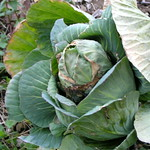
#> input picture cabbage/10023275.jpg, 150 x 150 px; its folder holds 4 pictures in this run
$ jupyter execute --allow-errors Untitled.ipynb
#> lines starting #> are read from the running program, lines starting #| are printed output that depends on the picture
[cell 1]
from PIL import Image
import numpy as np
import os, glob
import sklearn.model_selection as cross_validation

classes = ["cabbage", "chinesecabbage", "lettuce"]
num_classes = len(classes)
image_size = 50

# 画像の読み込み
X = []
Y = []
for index, classlabel in enumerate(classes):
    photos_dir = "./" + classlabel
    files = glob.glob(photos_dir + "/*.jpg")
    for i, file in enumerate(files):
        if i >= 64: break
        image = Image.open(file)
#> image is the input picture: PIL image 150x150 RGB; mean R, G, B 110.2, 132.5, 104.9
        image = image.convert("RGB")
        image = image.resize((image_size, image_size))
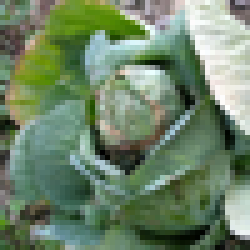
#> image: PIL image 50x50 RGB (shown 5 times larger); mean R, G, B 110.2, 132.4, 104.9
        data = np.asarray(image)
        X.append(data)
        Y.append(index)

X = np.array(X)
Y = np.array(Y)
